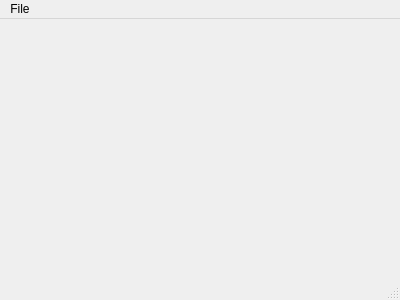
<?xml version="1.0" encoding="UTF-8"?>
<ui version="4.0">
 <class>MainWindow</class>
 <widget class="QMainWindow" name="MainWindow">
  <property name="geometry">
   <rect>
    <x>0</x>
    <y>0</y>
    <width>400</width>
    <height>300</height>
   </rect>
  </property>
  <property name="windowTitle">
   <string>MainWindow</string>
  </property>
  <widget class="QWidget" name="centralWidget"/>
  <widget class="QMenuBar" name="menuBar">
   <property name="geometry">
    <rect>
     <x>0</x>
     <y>0</y>
     <width>400</width>
     <height>18</height>
    </rect>
   </property>
   <widget class="QMenu" name="menuFile">
    <property name="title">
     <string>File</string>
    </property>
    <addaction name="actionNew_Game"/>
    <addaction name="actionHigh_Score"/>
    <addaction name="actionContact_Us"/>
    <addaction name="actionQuit"/>
   </widget>
   <addaction name="menuFile"/>
  </widget>
  <widget class="QStatusBar" name="statusBar"/>
  <action name="actionNew_Game">
   <property name="text">
    <string>New Game</string>
   </property>
  </action>
  <action name="actionHigh_Score">
   <property name="text">
    <string>High Score</string>
   </property>
  </action>
  <action name="actionQuit">
   <property name="text">
    <string>Quit</string>
   </property>
  </action>
  <action name="actionContact_Us">
   <property name="text">
    <string>Contact Us</string>
   </property>
  </action>
 </widget>
 <layoutdefault spacing="6" margin="11"/>
 <resources/>
 <connections/>
</ui>
